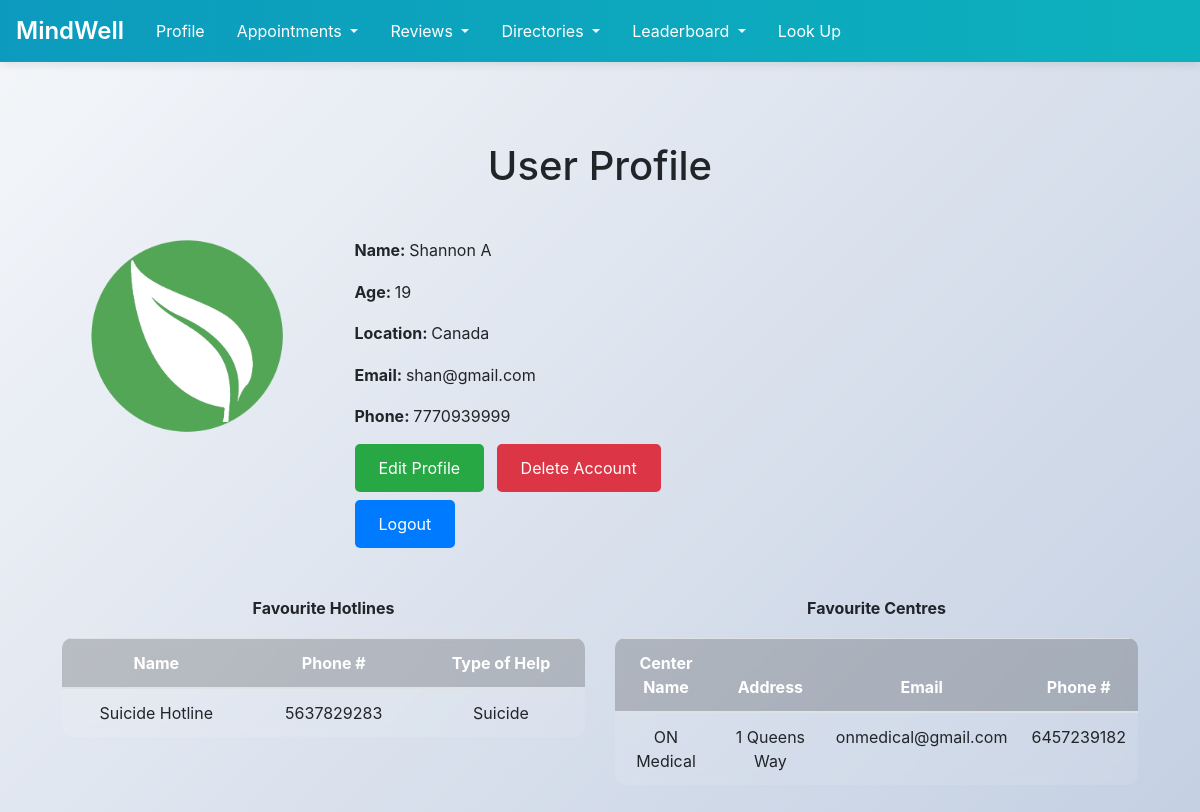
Page /profile.php (signed in) on the committed database.
### tables this page shows
CREATE TABLE Users (
	userID		int			 	PRIMARY KEY AUTO_INCREMENT,
	password	varchar(50) 	NOT NULL,
	name		varchar(100) 	NOT NULL,
	age			int,
	location	varchar(125),
	email		varchar(80) 	UNIQUE NOT NULL,
	phone		char(12)
);

CREATE TABLE Hotline (
	phoneNum		char(12)        PRIMARY KEY,
	typeOfHelp		varchar(50)     DEFAULT "General",
	name			varchar(100),
	FOREIGN KEY (typeOfHelp) REFERENCES TypesOfHelp(helpType) ON UPDATE CASCADE ON DELETE SET NULL
);

CREATE TABLE ResourceCentre (
	centreID		int				PRIMARY KEY AUTO_INCREMENT,
	centreName		varchar(125)          NOT NULL,
	address 		varchar(50)           NOT NULL,
	email			varchar(80)		UNIQUE NOT NULL,
	postalCode		char(80)              NOT NULL,
	phoneNum		char(12)              NOT NULL,
	FOREIGN KEY (postalCode) REFERENCES postalCode(postalCode) ON DELETE CASCADE 
);

### profile.php (the view, shortened to what this page needs)
<?php
    $conn = OpenCon();
    function showBasicInfo() {
        global $conn;
        $sql = "SELECT name, age, location, email, phone FROM Users WHERE userID = ?";
        $stmt = $conn->prepare($sql);
        $stmt->bind_param("i", $_SESSION['userID']);
        $stmt->execute();
        $result = $stmt->get_result();
        $row = $result->fetch_assoc();
        echo "<p><b>Name: </b>".$row["name"]."</p>
              <p><b>Age: </b>".$row["age"]."</p>
              <p><b>Location: </b>".$row["location"]."</p>
              <p><b>Email: </b>".$row["email"]."</p
              <p><b>Phone: </b>".$row['phone']."</p>";
    }
    function showProfilePicture() {
        if($_SESSION["userType"] == "helpSeeker") {
            echo "<img src='../MindWell/assets/helpseeker-pfp.png' class='img-fluid img-max'>";
        } else {
            echo "<img src='../MindWell/assets/counsellor-pfp.png' class='img-fluid img-max'>";
        }
    }
    function showHotlines() {
        global $conn;
        $stmt = null;
        if($_SESSION["userType"] == "helpSeeker") {
            echo "<p><b> Favourite Hotlines </b></p>";
            $sql = "SELECT HL.name, HL.phoneNum, HL.typeOfHelp
                    FROM Hotline HL, FavouriteHotline FH
                    WHERE HL.phoneNum = FH.hotlineNum AND
                          FH.helpSeekerID = ?";
            $stmt = $conn->prepare($sql);
            $stmt->bind_param("i", $_SESSION["userID"]);
        }
        $stmt->execute();
        $result = $stmt->get_result();
        if($result->num_rows == 0) {
            echo "You have no saved hotlines!";
        } else {
            echo "<table class='table mb-5 mr-3'>
                <thead>
                    <tr>
                        <th>Name</th>
                        <th>Phone #</th>
                        <th>Type of Help</th>
                    </tr>
                </thead>
                <tbody>";
            while($row = $result->fetch_assoc()) {
                echo "<tr>
                        <td>".$row["name"]."</td>
                        <td>".$row["phoneNum"]."</td>
                        <td>".$row["typeOfHelp"]."</td>
                      </tr>";
            }
            echo "</tbody></table>";
        }
    }
    function showCentres() {
        global $conn;
        $stmt = null;
        if($_SESSION["userType"] == "helpSeeker") {
            echo "<p><b> Favourite Centres </b></p>";
            $sql = "SELECT RC.centreName, RC.address, RC.email, RC.phoneNum
                    FROM ResourceCentre RC, FavouriteCentre FC
                    WHERE RC.centreID = FC.centreID AND
                          FC.helpSeekerID = ?";
            $stmt = $conn->prepare($sql);
            $stmt->bind_param("i", $_SESSION["userID"]);
        }
        $stmt->execute();
        $result = $stmt->get_result();
        if($result->num_rows == 0) {
            echo "You have no saved resource centres!";
        } else {
            echo "<table class='table mb-5 mr-3'>
                <thead>
                    <tr>
                        <th>Center Name</th>
                        <th>Address</th>
                        <th>Email</th>
                        <th>Phone #</th>
                    </tr>
                </thead>
                <tbody>";
            while($row = $result->fetch_assoc()) {
                echo "<tr>
                        <td>".$row["centreName"]."</td>
                        <td>".$row["address"]."</td>
                        <td>".$row["email"]."</td>
                        <td>".$row["phoneNum"]."</td>
                      </tr>";
            }
            echo "</tbody></table>";
        }
    }
?>
<!DOCTYPE html>
<html>
    <head>
        <link rel="stylesheet" href="https://cdn.jsdelivr.net/npm/bootstrap@4.5.3/dist/css/bootstrap.min.css" xintegrity="sha384-TX8t27EcRE3e/ihU7zmQxVncDAy5uIKz4rEkgIXeMed4M0jlfIDPvg6uqKI2xXr2">
        <link rel="stylesheet" href="styles/main.css">
    </head>
    <body>
        <nav class="navbar navbar-expand-lg navbar-dark" style="background-color: #1d2935;">
            <a class="navbar-brand" href="#">MindWell</a>
            <div class="collapse navbar-collapse" id="navbarNav">
                <ul class="navbar-nav">
                    <li class="nav-item">
                        <a class="nav-link" href="/MindWell/profile.php">Profile</a>
                    </li>
                    <li class="nav-item dropdown">
                        <a class="nav-link dropdown-toggle" id="navbarDropdownMenuLink" role="button" data-toggle="dropdown" aria-haspopup="true" aria-expanded="false">
                        Appointments
                        </a>
                    </li>
                    <li class="nav-item dropdown">
                        <a class="nav-link dropdown-toggle" id="navbarDropdownMenuLink" role="button" data-toggle="dropdown" aria-haspopup="true" aria-expanded="false">
                            Reviews
                        </a>
                    </li>
                    <li class="nav-item dropdown">
                        <a class="nav-link dropdown-toggle" id="navbarDropdownMenuLink" role="button" data-toggle="dropdown" aria-haspopup="true" aria-expanded="false">
                            Directories
                        </a>
                    </li>
                    <li class="nav-item dropdown">
                        <a class="nav-link dropdown-toggle" id="navbarDropdownMenuLink" role="button" data-toggle="dropdown" aria-haspopup="true" aria-expanded="false">
                            Leaderboard
                        </a>
                    </li>
                    <li class="nav-item">
                        <a class="nav-link" href="/MindWell/lookup.php">Look Up</a>
                    </li>
                </ul>
            </div>
        </nav>
        <div class = "container">
            <h1 class = "text-center mt-5 mb-5"> User Profile </h1>
            <div class = "row">
                <div class ="col-3 mr-3 text-center">
                    <?php showProfilePicture() ?>
                </div>
                <div class ="col">
                    <?php showBasicInfo() ?>
                    <a href="/MindWell/edit-profile.php" class="btn btn-success mr-2">Edit Profile</a>
                    <a href="/MindWell/delete-profile.php" class="btn btn-danger">Delete Account</a>
                    <form action = '' method='POST'>
                        <button name='logoutSubmit' type='submit' class='btn btn-primary mt-2'>Logout</button>
                    </form>
                </div>
                <div class = "col">
                </div>
            </div>
            <div class = "row mt-5">
                <div class = "col text-center">
                    <?php showHotlines() ?>
                </div>
                <div class = "col text-center">
                    <?php showCentres() ?>
                </div>
            </div>
        </div>
    </body>
</html>

### styles/main.css (style rules this page uses)
:root { --primary-color: #0c9bbe; --secondary-color: #0db1bd; --text-light: #ffffff; --shadow-color: rgba(0, 0, 0, 0.1); --glass-bg: rgba(255, 255, 255, 0.1); }
body { background: linear-gradient(135deg, #f5f7fa 0%, #c3cfe2 100%); min-height: 100vh; font-family: -apple-system, BlinkMacSystemFont, 'Segoe UI', Roboto, Oxygen, Ubuntu, Cantarell, sans-serif; }
nav { background: linear-gradient(to right, var(--primary-color), var(--secondary-color)); padding: clamp(0.5rem, 2vw, 1rem); box-shadow: 0 2px 10px var(--shadow-color); }
.navbar-brand { color: var(--text-light) !important; font-size: clamp(1.2rem, 2.5vw, 1.5rem); font-weight: 600; }
.nav-link { color: var(--text-light) !important; font-size: clamp(0.9rem, 1.5vw, 1rem); padding: 0.5rem clamp(0.5rem, 1.5vw, 1rem) !important; transition: all 0.3s ease; }
.img-max { max-width: clamp(150px, 30vw, 200px) !important; width: 100% !important; height: auto !important; object-fit: cover; }
.container { padding: clamp(1rem, 3vw, 2rem); }
.table { margin-bottom: clamp(1rem, 3vw, 2rem); background: var(--glass-bg); backdrop-filter: blur(5px); border-radius: 10px; overflow: hidden; }
.table th { background: rgba(0, 0, 0, 0.2); color: var(--text-light); font-size: clamp(0.875rem, 1.5vw, 1rem); }
.table td { font-size: clamp(0.875rem, 1.5vw, 1rem); }
.btn { padding: clamp(0.375rem, 1vw, 0.75rem) clamp(0.75rem, 2vw, 1.5rem); font-size: clamp(0.875rem, 1.5vw, 1rem); transition: all 0.3s ease; border-radius: 5px; border: none; }
h1 { font-size: clamp(1.5rem, 4vw, 2.5rem); margin-bottom: clamp(1rem, 3vw, 2rem); }
p { font-size: clamp(0.9rem, 1.5vw, 1rem); line-height: 1.6; }

### rows in the picture
users: name "Shannon A", age "19", location "Canada", email "shan@gmail.com", phone "7770939999"
hotline: name "Suicide Hotline", phoneNum "5637829283", typeOfHelp "Suicide"
resourcecentre: centreName "ON Medical", address "1 Queens Way", email "onmedical@gmail.com", phoneNum "6457239182"
